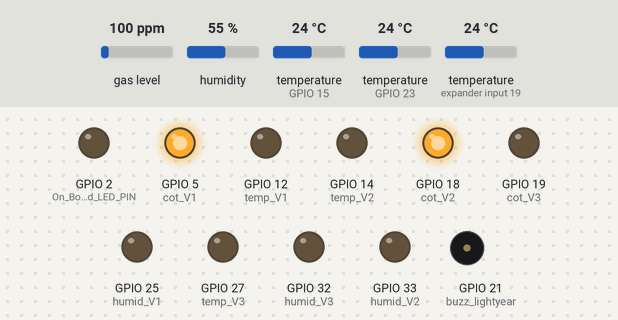
A sketch run on a simulated ESP32. Shown: output pins drawn as LEDs (lit = HIGH), buzzer (waves = sounding, pin HIGH). The inputs (shaded band) are chosen by the test bench; at power-on: gas level 100 ppm, humidity 55 %, temperature (sensors on expander input 19, GPIO 15, GPIO 23) 24 °C. WiFi joins after 1.5 s; servers stay silent unless stated; uploads are accepted with an empty reply; what the sketch prints to the serial monitor is not drawn.

Above: at 2.7 s.
2.8 s: gas level set to 119 ppm
At 5.88 s:
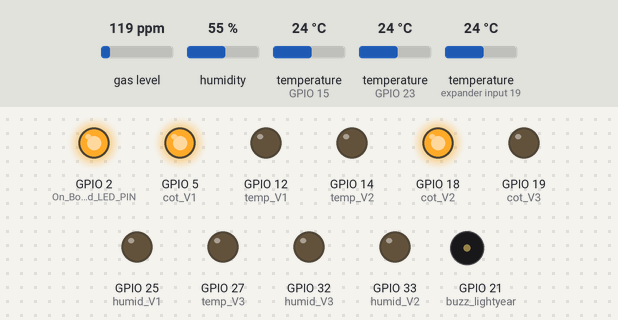
8.3 s: gas level set to 134 ppm
At 11.3 s:
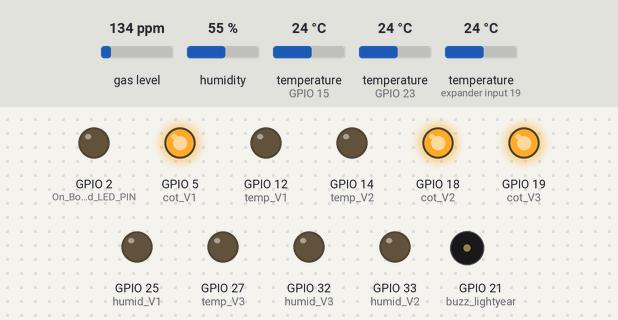
17.4 s: humidity set to 74 %
22.9 s: humidity set to 77 %
At 26.3 s:
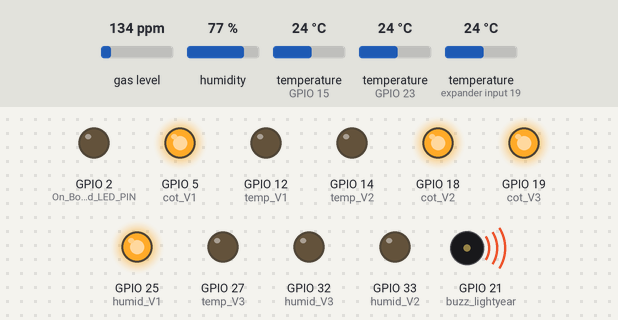
32.4 s: temperature (sensor on expander input 19) set to 29.7 °C
37.9 s: temperature (sensor on expander input 19) set to 30.8 °C
At 41.3 s:
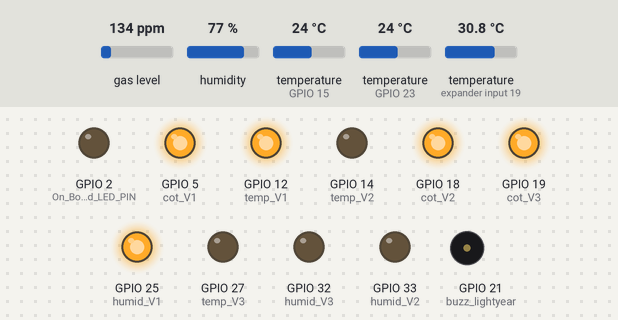
Timing chart, 0 to 47.5 s (numbered marks = the images above; inputs shaded):
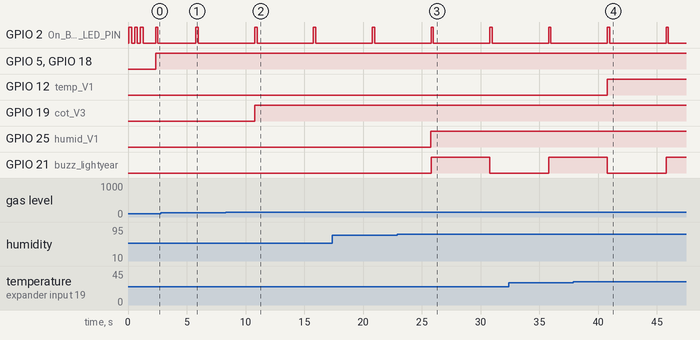

Measured:
- the behaviour switches between 125 and 126 ppm on gas level (found by bisection; images 1 and 2)
- the behaviour switches between 75 and 76 % on humidity (found by bisection; images 2 and 3)
- the behaviour switches between 30 and 30.1 °C on temperature (sensor on expander input 19) (found by bisection; images 3 and 4)
- after the input at 8.3 s, GPIO 19 (cot_V3): LOW → HIGH after 2.5 s
- after the input at 22.9 s, GPIO 25 (humid_V1): LOW → HIGH after 2.9 s; GPIO 21 (buzz_lightyear): LOW → HIGH after 2.9 s, → LOW 5.0 s later
- after the input at 37.9 s, GPIO 12 (temp_V1): LOW → HIGH after 2.9 s
- by itself, GPIO 2 (On_Board_LED_PIN): alternates HIGH for 0.20 s and LOW for 4.8 s

The sketch:

SYSTEM_SHEETS.ino
```cpp
// -------------------- Time Delay Define Start ----------------
const int timeDelay = 5;
// -------------------- Time Delay Define End ----------------

// -------------------- Wi-Fi Define Start ----------------
#include "WiFi.h"
#include <HTTPClient.h>
#define On_Board_LED_PIN  2

// const char* ssid = "Nodownload";
// const char* password = "EI2007FAt2002";

const char* ssid = "Bandit enters the room";
const char* password = "handitbeeler";

String Web_App_URL = "https://script.google.com/macros/s/AKfycbyRwU0yobBtxFwtg1iwCkVl7aJEzueR3ni_nVmH9s4PgmRQmdxrdKk2jVSa0c0PVxQq/exec";
float T;
float H;
float S;
// -------------------- Wi-Fi Define End ----------------

// --------------------------- MQ-2 Define Start -----------------------------
#include <MQUnifiedsensor.h>
#define         Board                   ("ESP-32")
#define         Pin                     (35)
#define         Type                    ("MQ-2")
#define         Voltage_Resolution      (5)
#define         ADC_Bit_Resolution      (12)
#define         RatioMQ2CleanAir        (9.83)

#define MQSensorTest 13

float CO;
MQUnifiedsensor MQ2(Board, Voltage_Resolution, ADC_Bit_Resolution, Pin, Type);
// --------------------------- MQ-2 Define End -----------------------------

// --------------------------- DHT22 Define Start -----------------------------
#include <DHT.h>
#include <DHT_U.h>
#define DHT22_GPIO 23
DHT dht22(DHT22_GPIO, DHT22);
float humid;
// --------------------------- DHT22 Define End -----------------------------

// --------------------------- DS18B20 Define Start -----------------------------
#include <OneWire.h>
#include <DallasTemperature.h>
#define dataTemp_bus 15
OneWire oneWire(dataTemp_bus);
DallasTemperature sensors(&oneWire);
float temp_1;
float temp_2;
float avg_temp;
DeviceAddress sensor1 = { 0x28, 0x5E, 0x28, 0x13, 0x0, 0x0, 0x0, 0x55 };
DeviceAddress sensor2 = { 0x28, 0xAD, 0xE8, 0x12, 0x0, 0x0, 0x0, 0xD3 };
// --------------------------- DS18B20 Define End -----------------------------

// --------------------------- Alarm Define Start -----------------------------
int temp_V1 = 12;
int temp_V2 = 14;
int temp_V3 = 27;

int cot_V1 = 5;
int cot_V2 = 18;
int cot_V3 = 19;

int humid_V1 = 25;
int humid_V2 = 33;
int humid_V3 = 32;

int buzz_lightyear = 21;

int soundState = LOW;  // soundState used to set the LED
unsigned long pre_time = 0;  // will store last time LED was updated
const long time_period = 300;  // time_period at which to blink (milliseconds)

int temp_level_1 = 30;
int temp_level_2 = 45;
int temp_level_3 = 60;

int humid_level_1 = 75;
int humid_level_2 = 80;
int humid_level_3 = 95;

int cot_level_1 = 65;
int cot_level_2 = 95;
int cot_level_3 = 125;

int temp_level;
int cot_level;
int humid_level;
bool buzz_level;

int alarm_pins[10] = {temp_V1, temp_V2, temp_V3, cot_V1, cot_V2, cot_V3, humid_V1, humid_V2, humid_V3, buzz_lightyear};
// --------------------------- Alarm Define End -----------------------------

void setup() {
  pinMode(MQSensorTest, INPUT);
  // Serial Communication Started
  Serial.begin(9600);

  // ----- Alarm Setup Start ---------
  for (int i = 0; i < 10; i++) {
    pinMode(alarm_pins[i], OUTPUT);
  }
  // ----- Alarm Setup End ---------

  // ----- MQ-2 Setup Start ---------
  MQ2.setRegressionMethod(1);
  MQ2.setA(36974); MQ2.setB(-3.109);
  /*
    Exponential regression:
    Gas    | a      | b
    H2     | 987.99 | -2.162
    LPG    | 574.25 | -2.222
    CO     | 36974  | -3.109
    Alcohol| 3616.1 | -2.675
    Propane| 658.71 | -2.168
  */
  MQ2.init();
  float calcR0 = 0;
  for(int i = 1; i<=10; i ++)
  {
    MQ2.update();
    calcR0 += MQ2.calibrate(RatioMQ2CleanAir);
  }
  MQ2.setR0(calcR0/10);
  MQ2.serialDebug(true);
  // ----- MQ-2 Setup End ---------

  // ----- DHT22 Setup Start ---------
  dht22.begin();
  // ----- DHT22 Setup End ---------

  // ----- DS18B20 Setup Start ---------
  sensors.begin();
  // ----- DS18B20 Setup End ---------

  // ----- Wi-Fi Setup Start ---------
  pinMode(On_Board_LED_PIN, OUTPUT);
  // Set Wifi to STA mode
  Serial.println();
  Serial.println("-------------");
  Serial.println("WIFI mode : STA");
  WiFi.mode(WIFI_STA);
  Serial.println("-------------");
  // Connect to Wi-Fi (STA).
  Serial.println();
  Serial.println("------------");
  Serial.print("Connecting to ");
  Serial.println(ssid);
  WiFi.begin(ssid, password);

  int connecting_process_timed_out = 20; //--> 20 = 20 seconds.
  connecting_process_timed_out = connecting_process_timed_out * 2;
  while (WiFi.status() != WL_CONNECTED) {
    Serial.print(".");
    digitalWrite(On_Board_LED_PIN, HIGH);
    delay(250);
    digitalWrite(On_Board_LED_PIN, LOW);
    delay(250);
    if (connecting_process_timed_out > 0) connecting_process_timed_out--;
    if (connecting_process_timed_out == 0) {
      delay(1000);
      ESP.restart();
    }
  }
  digitalWrite(On_Board_LED_PIN, LOW);
  Serial.println("WiFi connected");
  // ----- Wi-Fi Setup End ---------
}

void loop() {

  // ----- MQ-2 Loop Start ---------
  MQ2.update();
  CO = MQ2.readSensor();
  // ----- MQ-2 Loop End ---------

  // ----- DHT22 Loop Start ---------
  humid = dht22.readHumidity();
  // ----- DHT22 Loop End ---------

  // ----- DS18B20 Loop Start ---------
  sensors.requestTemperatures(); // Send the command to get temperatures
  temp_1 = sensors.getTempC(sensor1);
  temp_2 = sensors.getTempC(sensor2);
  avg_temp = temp_2; // EDIT BEFORE UPLOADING IMPORTANT AF LMAO
  // ----- DS18B20 Loop End ---------

  // ----- Alarm TEST Loop Start ---------
  if (CO < cot_level_1) {
    cot_level = 0;
    buzz_level = false;
  } else if (CO > cot_level_1 && CO < cot_level_2) {
    cot_level = 1;
    buzz_level = true;
  } else if (CO > cot_level_2 && CO < cot_level_3) {
    cot_level = 2;
    buzz_level = true;
  } else if (CO > cot_level_3) {
    cot_level = 3;
    buzz_level = true;
  }

  if (avg_temp < temp_level_1) {
    temp_level = 0;
    buzz_level = false;
  } else if (avg_temp > temp_level_1 && avg_temp < temp_level_2) {
    temp_level = 1;
    buzz_level = true;
  } else if (avg_temp > temp_level_2 && avg_temp < temp_level_3) {
    temp_level = 2;
    buzz_level = true;
  } else if (avg_temp > temp_level_3) {
    temp_level = 3;
    buzz_level = true;
  }

  if (humid < humid_level_1) {
    humid_level = 0;
    buzz_level = false;
  } else if (humid > humid_level_1 && humid < humid_level_2) {
    humid_level = 1;
    buzz_level = true;
  } else if (humid > humid_level_2 && humid < humid_level_3) {
    humid_level = 2;
    buzz_level = true;
  } else if (humid > humid_level_3) {
    humid_level = 3;
    buzz_level = true;
  }

  alarm_temp(temp_level);
  alarm_humid(humid_level);
  alarm_cot(cot_level);
  alarm_buzz(buzz_level);
  // ----- Alarm TEST Loop End ---------

  // ----- Wi-Fi Loop Start ---------
  if (WiFi.status() == WL_CONNECTED) {
    digitalWrite(On_Board_LED_PIN, HIGH);

    // Create a URL for sending or writing data to Google Sheets.
    T = avg_temp;
    H = humid;
    S = CO;
    String Send_Data_URL = Web_App_URL + "?sts=write" + "&temp=" + T + "&humid=" + H + "&cot=" + S;

    // Initialize HTTPClient as "http".
    HTTPClient http;
    // HTTP GET Request.
    http.begin(Send_Data_URL.c_str());
    http.setFollowRedirects(HTTPC_STRICT_FOLLOW_REDIRECTS);
    // Gets the HTTP status code.
    int httpCode = http.GET();
    Serial.print("HTTP Status Code : ");
    Serial.println(httpCode);
    // Getting response from google sheets.
    String payload;
    if (httpCode > 0) {
      payload = http.getString();
      Serial.println("Payload : " + payload);
    }

    http.end();

    digitalWrite(On_Board_LED_PIN, LOW);
  }
  // ----- Wi-Fi Loop End ---------

  // Delay 0.1s
  auto time = millis();
  while (time % (timeDelay * 1000) >= 50) {
    time = millis();
    delay(2);
  }
}

int alarm_temp(int level) {
  switch (level) {
    case 0:
      digitalWrite(temp_V1, LOW);
      digitalWrite(temp_V2, LOW);
      digitalWrite(temp_V3, LOW);
      break;

    case 1:
      digitalWrite(temp_V1, HIGH);
      digitalWrite(temp_V2, LOW);
      digitalWrite(temp_V3, LOW);
      break;

    case 2:
      digitalWrite(temp_V1, HIGH);
      digitalWrite(temp_V2, HIGH);
      digitalWrite(temp_V3, LOW);
      break;

    case 3:
      digitalWrite(temp_V1, HIGH);
      digitalWrite(temp_V2, HIGH);
      digitalWrite(temp_V3, HIGH);
      break;
  }
  return 0;
}

int alarm_humid(int level) {
  switch (level) {
    case 0:
      digitalWrite(humid_V1, LOW);
      digitalWrite(humid_V2, LOW);
      digitalWrite(humid_V3, LOW);
      break;

    case 1:
      digitalWrite(humid_V1, HIGH);
      digitalWrite(humid_V2, LOW);
      digitalWrite(humid_V3, LOW);
      break;

    case 2:
      digitalWrite(humid_V1, HIGH);
      digitalWrite(humid_V2, HIGH);
      digitalWrite(humid_V3, LOW);
      break;

    case 3:
      digitalWrite(humid_V1, HIGH);
      digitalWrite(humid_V2, HIGH);
      digitalWrite(humid_V3, HIGH);
      break;
  }
  return 0;
}

int alarm_cot(int level) {
  switch (level) {
    case 0:
      digitalWrite(cot_V1, LOW);
      digitalWrite(cot_V2, LOW);
      digitalWrite(cot_V3, LOW);
      break;

    case 1:
      digitalWrite(cot_V1, HIGH);
      digitalWrite(cot_V2, LOW);
      digitalWrite(cot_V3, LOW);
      break;

    case 2:
      digitalWrite(cot_V1, HIGH);
      digitalWrite(cot_V2, HIGH);
      digitalWrite(cot_V3, LOW);
      break;

    case 3:
      digitalWrite(cot_V1, HIGH);
      digitalWrite(cot_V2, HIGH);
      digitalWrite(cot_V3, HIGH);
      break;
  }
  return 0;
}

int alarm_buzz(int state) {
  // check to see if it's time to blink the LED; that is, if the difference
  // between the current time and last time you blinked the LED is bigger than
  // the time_period at which you want to blink the LED.
  unsigned long current_time = millis();
  if (current_time - pre_time >= time_period) {
    // save the last time you blinked the LED
    pre_time = current_time;
    // if the LED is off turn it on and vice-versa:
    if (state) {
      if (soundState == LOW) {
        soundState = HIGH;
      } else {
        soundState = LOW;
      }
    }
    // set the LED with the soundState of the variable:
    digitalWrite(buzz_lightyear, soundState);
  }

  return 0;
}
```
